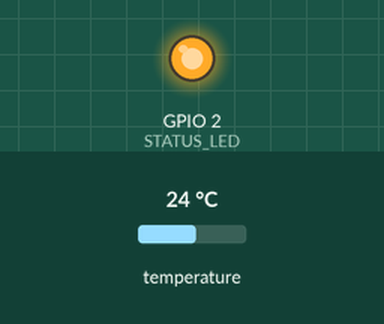
This sketch was run on a simulated ESP32. On the bench: output pins drawn as LEDs (lit = HIGH). Inputs (shaded band) come from the test bench; at power-on: temperature 24 °C. WiFi joins after 1.5 s; servers stay silent unless stated; uploads are accepted with an empty reply; what the sketch prints to the serial monitor is not drawn.

Above: at 6.6 s.
At 10.89 s:
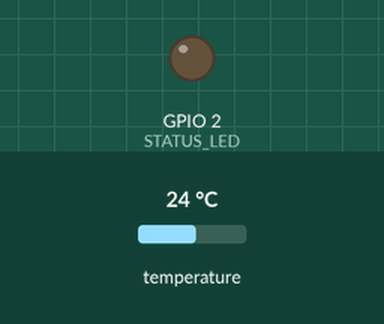
Timing chart, 0 to 15.5 s (numbered marks = the images above):
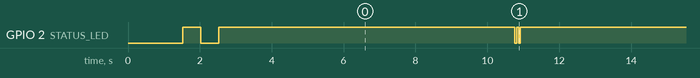

The sketch:

esp32_temperature_sensor.ino
```cpp
/*
 * ===================================================================
 *  ESP32 + Waterproof DS18B20 Temperature Sensor for Render Cloud
 * ===================================================================
 *
 *  WIRING INSTRUCTIONS:
 *  --------------------
 *  DS18B20 Sensor Cable:
 *    - Red Wire   (VCC)   --> 3.3V or 5V on ESP32
 *    - Black Wire (GND)   --> GND on ESP32
 *    - Yellow/Data Wire  --> GPIO 4 on ESP32
 *
 *  IMPORTANT: Connect a 4.7k Ohm resistor between the VCC (Red)
 *             and Data (Yellow) wires! (Pull-up resistor)
 *
 *  REQUIRED ARDUINO LIBRARIES (Install via Library Manager):
 *  1. OneWire (by Jim Studt, Paul Stoffregen, etc.)
 *  2. DallasTemperature (by Miles Burton)
 *  3. ArduinoJson (by Benoit Blanchon) [Optional if using raw JSON]
 */

#include <WiFi.h>
#include <HTTPClient.h>
#include <OneWire.h>
#include <DallasTemperature.h>

// ===================================================================
//  USER CONFIGURATION - CHANGE THESE VALUES BEFORE UPLOADING
// ===================================================================
const char* WIFI_SSID     = "YOUR_WIFI_SSID";         // Your Wi-Fi Name
const char* WIFI_PASSWORD = "YOUR_WIFI_PASSWORD";     // Your Wi-Fi Password

// Your deployed Render server URL (or local IP for testing e.g. "http://192.168.1.50:3000/api/temperature")
const char* SERVER_URL    = "https://YOUR-APP-NAME.onrender.com/api/temperature";

// Optional API key if configured on server (leave empty "" if not using)
const char* API_KEY       = "";

// Temperature reading send interval (in milliseconds)
const unsigned long SEND_INTERVAL_MS = 10000; // 10 seconds

// Data Pin connected to DS18B20
#define ONE_WIRE_BUS 4

// Onboard LED pin for visual feedback (GPIO 2 on most ESP32 dev boards)
#define STATUS_LED 2
// ===================================================================

// Setup OneWire and DallasTemperature
OneWire oneWire(ONE_WIRE_BUS);
DallasTemperature sensors(&oneWire);

unsigned long lastSendTime = 0;

void setup() {
  Serial.begin(115200);
  delay(1000);

  pinMode(STATUS_LED, OUTPUT);
  digitalWrite(STATUS_LED, LOW);

  Serial.println("\n-------------------------------------------");
  Serial.println(" ESP32 DS18B20 Temperature Monitoring System");
  Serial.println("-------------------------------------------");

  // Initialize temperature sensor
  sensors.begin();
  int deviceCount = sensors.getDeviceCount();
  Serial.print("Found ");
  Serial.print(deviceCount);
  Serial.println(" DS18B20 sensor(s) on OneWire bus.");

  if (deviceCount == 0) {
    Serial.println("⚠️ WARNING: No DS18B20 sensor detected! Check wiring & 4.7k resistor.");
  }

  // Connect to Wi-Fi
  connectWiFi();
}

void loop() {
  // Ensure Wi-Fi stays connected
  if (WiFi.status() != WL_CONNECTED) {
    connectWiFi();
  }

  unsigned long currentMillis = millis();
  if (currentMillis - lastSendTime >= SEND_INTERVAL_MS) {
    lastSendTime = currentMillis;
    sendTemperatureData();
  }
}

void connectWiFi() {
  Serial.print("Connecting to WiFi network: ");
  Serial.println(WIFI_SSID);

  WiFi.mode(WIFI_STA);
  WiFi.begin(WIFI_SSID, WIFI_PASSWORD);

  int attempt = 0;
  while (WiFi.status() != WL_CONNECTED && attempt < 30) {
    delay(500);
    Serial.print(".");
    digitalWrite(STATUS_LED, !digitalRead(STATUS_LED)); // Blink while connecting
    attempt++;
  }

  if (WiFi.status() == WL_CONNECTED) {
    digitalWrite(STATUS_LED, HIGH); // Solid ON when connected
    Serial.println("\n✅ WiFi Connected Successfully!");
    Serial.print("IP Address: ");
    Serial.println(WiFi.localIP());
    Serial.print("Signal Strength (RSSI): ");
    Serial.print(WiFi.RSSI());
    Serial.println(" dBm");
  } else {
    digitalWrite(STATUS_LED, LOW);
    Serial.println("\n❌ WiFi Connection Failed! Will retry in next loop cycle.");
  }
}

void sendTemperatureData() {
  // Request temperature from DS18B20
  sensors.requestTemperatures();
  float tempC = sensors.getTempCByIndex(0);

  // Check if sensor reading is valid
  if (tempC == DEVICE_DISCONNECTED_C || tempC < -55.0 || tempC > 125.0) {
    Serial.println("⚠️ Error: Could not read temperature from DS18B20 sensor.");
    return;
  }

  float tempF = (tempC * 9.0 / 5.0) + 32.0;
  int rssi = WiFi.RSSI();

  Serial.print("Reading: ");
  Serial.print(tempC);
  Serial.print(" °C | ");
  Serial.print(tempF);
  Serial.println(" °F");

  if (WiFi.status() != WL_CONNECTED) {
    Serial.println("WiFi not connected. Skipping HTTP POST.");
    return;
  }

  HTTPClient http;
  http.begin(SERVER_URL);
  http.addHeader("Content-Type", "application/json");

  if (strlen(API_KEY) > 0) {
    http.addHeader("x-api-key", API_KEY);
  }

  // Build JSON Payload
  String jsonPayload = "{";
  jsonPayload += "\"temperature\":" + String(tempC, 2) + ",";
  jsonPayload += "\"temp_f\":" + String(tempF, 2) + ",";
  jsonPayload += "\"sensor_id\":\"DS18B20_ESP32\",";
  jsonPayload += "\"rssi\":" + String(rssi);
  jsonPayload += "}";

  Serial.print("Sending POST request to ");
  Serial.println(SERVER_URL);

  // Rapid double-blink on sending data
  digitalWrite(STATUS_LED, LOW); delay(50);
  digitalWrite(STATUS_LED, HIGH); delay(50);
  digitalWrite(STATUS_LED, LOW); delay(50);
  digitalWrite(STATUS_LED, HIGH);

  int httpResponseCode = http.POST(jsonPayload);

  if (httpResponseCode > 0) {
    String response = http.getString();
    Serial.print("✅ Server Response Code: ");
    Serial.println(httpResponseCode);
    Serial.print("Response Payload: ");
    Serial.println(response);
  } else {
    Serial.print("❌ HTTP POST Request failed. Error code: ");
    Serial.println(httpResponseCode);
    Serial.print("Error description: ");
    Serial.println(http.errorToString(httpResponseCode));
  }

  http.end();
}
```

Measured:
- by itself, GPIO 2 (STATUS_LED): moves between LOW and HIGH, repeating every 60.0 s
